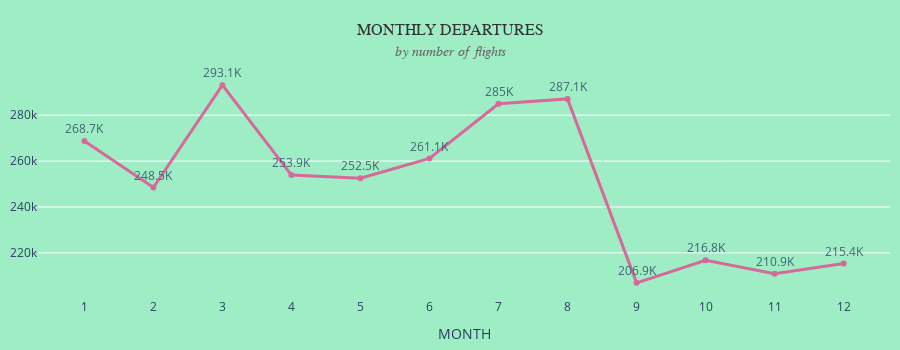

The code cell stored with this chart in its notebook:
### Markdown cell above
### Chart: Monthly Departures

### Code cell
df_monthly_departures = (
    df_flights
    .group_by("MONTH")
    .agg(pl.len().alias("n_flights"))
    .sort("MONTH")
).to_pandas()

df_monthly_departures["text"] = df_monthly_departures["n_flights"].apply(format_compact)

fig = px.line(df_monthly_departures,
              x='MONTH', y='n_flights',
              markers=True, text="text")
fig.update_layout(yaxis_title = None,  
                  xaxis=dict(showgrid=False), 
                  height = 350,
                  title=dict(
                    text=(
                        "MONTHLY DEPARTURES"
                        "<br><span style='font-size:14px;color:#666;font-style:italic'>by number of flights</span>"
                    ),
                    x=0.5,
                    xanchor="center"
                  ),
                  margin = dict(l=10, r=10, t=70, b=10),
                  paper_bgcolor="#9fedc5",   # nền toàn figure (kể cả title)
                  plot_bgcolor="#9fedc5",    # nền vùng bar chart
                  title_font=dict(size=16, color="#333", family="Comic Sans MS")
)
fig.update_xaxes(type="category") # để trục x chỉ show 1 2 3 4
# Hiển thị text ra ngoài điểm marker
fig.update_traces(
    textposition='top center',  # hoặc 'bottom center', 'middle right', 'middle left'
    opacity = 0.8, cliponaxis=False, # cliponaxis để text xuất hiện đầy đủ
    line=dict(color="#e34990", width=3),
)
fig.show()

### Figure 1 — Plotly figure (JSON) as saved in the notebook; plotly's stock layout.template omitted (floating-point values rounded to 4 significant figures)
{"data": [{"cliponaxis": false, "hovertemplate": "MONTH=%{x}<br>n_flights=%{y}<br>text=%{text}<extra></extra>", "legendgroup": "", "line": {"color": "#e34990", "dash": "solid", "width": 3}, "marker": {"symbol": "circle"}, "mode": "lines+markers+text", "name": "", "opacity": 0.8, "orientation": "h", "showlegend": false, "text": ["268.7K", "248.5K", "293.1K", "253.9K", "252.5K", "261.1K", "285K", "287.1K", "206.9K", "216.8K", "210.9K", "215.4K"], "textposition": "top center", "type": "scatter", "x": [1, 2, 3, 4, 5, 6, 7, 8, 9, 10, 11, 12], "xaxis": "x", "y": [268702, 248497, 293099, 253917, 252530, 261136, 284968, 287104, 206928, 216790, 210940, 215389], "yaxis": "y"}], "layout": {"height": 350, "legend": {"tracegroupgap": 0}, "margin": {"b": 10, "l": 10, "r": 10, "t": 70}, "paper_bgcolor": "#9fedc5", "plot_bgcolor": "#9fedc5", "title": {"font": {"color": "#333", "family": "Comic Sans MS", "size": 16}, "text": "MONTHLY DEPARTURES<br><span style='font-size:14px;color:#666;font-style:italic'>by number of flights</span>", "x": 0.5, "xanchor": "center"}, "xaxis": {"anchor": "y", "domain": [0, 1], "showgrid": false, "title": {"text": "MONTH"}, "type": "category"}, "yaxis": {"anchor": "x", "domain": [0, 1], "title": {}}}}
